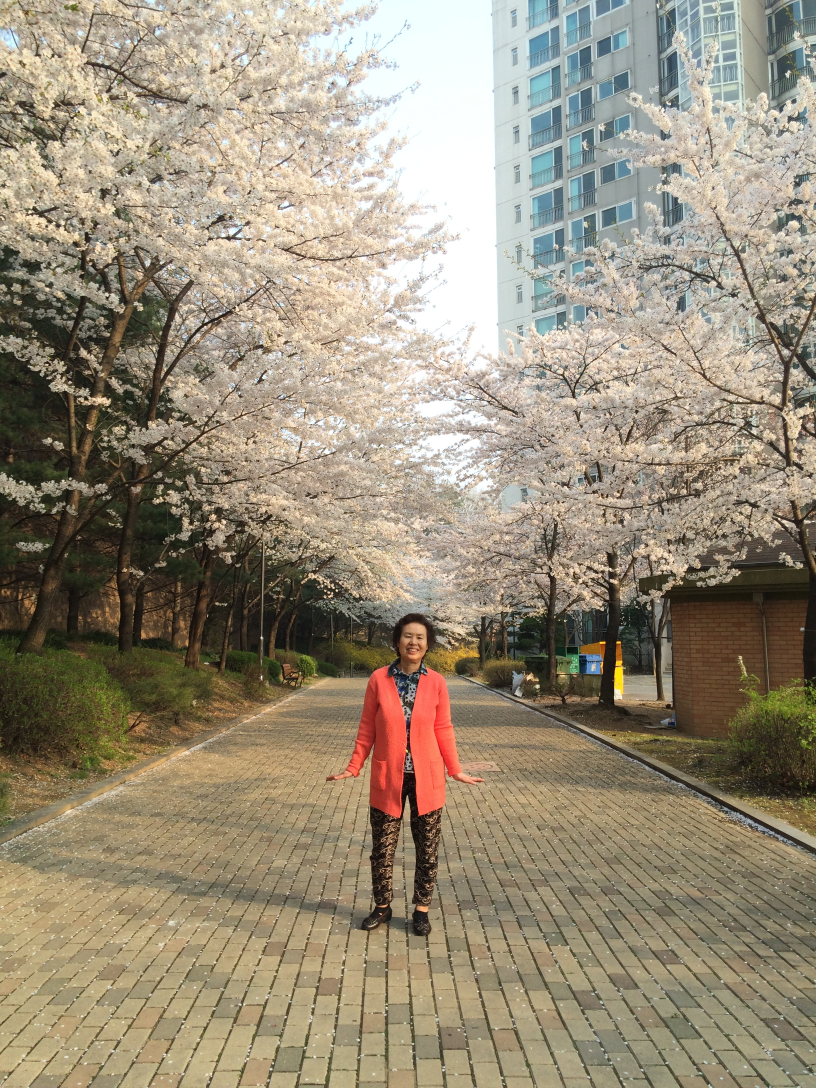
#> input picture Projects/images/grandma.JPG, 2448 x 3264 px, found by its file name (shown at 1/3 size)
$ python img_operation.py
#> lines starting #> are read from the running program, lines starting #| are printed output that depends on the picture; after the words box and inside, x2 and y2 are one past the last pixel; in counts of white or black regions, pixels touching at a corner belong together
import numpy as np
import cv2

oriimg = cv2.imread('/home/kaeun/Projects/grandma.JPG', cv2.IMREAD_COLOR)
#> oriimg is the input picture: shape (3264, 2448, 3); mean B, G, R 122.4, 142.5, 153.3
img = cv2.resize(oriimg, None, fx=0.2, fy=0.2)
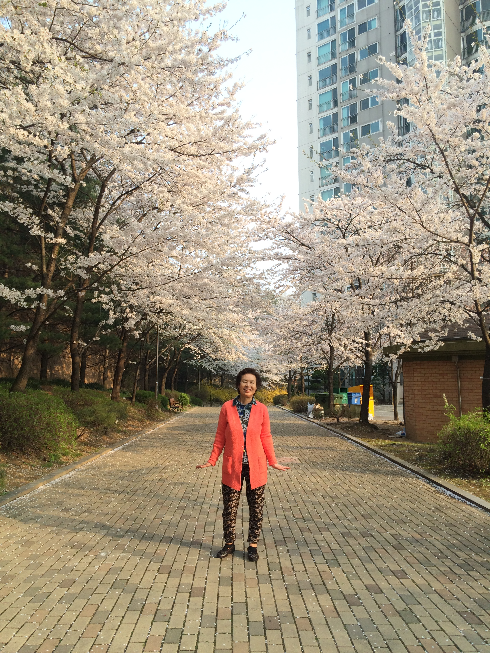
#> img: shape (653, 490, 3); mean B, G, R 122.4, 142.5, 153.2

#modify pixel
img[55,55] = [255, 255, 255]
#> img: shape (653, 490, 3); under 0.01% of pixels changed, all inside (x1, y1, x2, y2) = (55, 55, 56, 56)

#how to reference specific pixel
px = img[55, 55]
#> px = [255, 255, 255]
#will return a color value of that pixel

# print(px)

#ROI: Region of Image (subimage)

roi = img[100:150, 100:150] = [255, 255, 255]
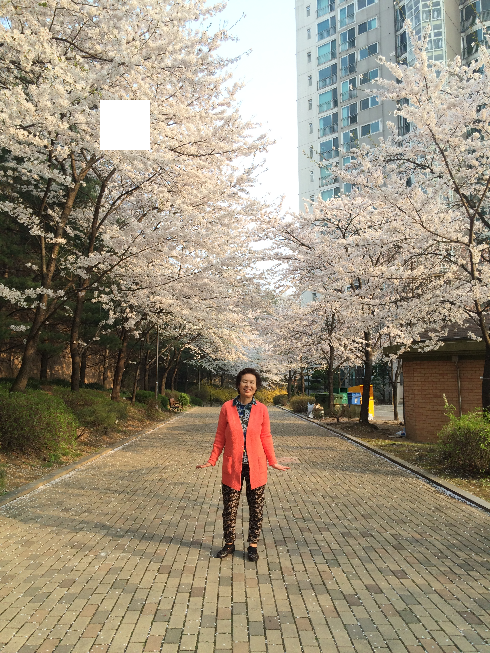
#> img: shape (653, 490, 3); mean B, G, R 123.1, 143.1, 153.7

grandma_face = img[350:560, 200:280]
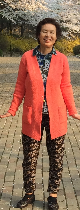
#> grandma_face: shape (210, 80, 3); mean B, G, R 84.4, 106.1, 149.5
img[0:210, 0:80] = grandma_face

img[200:410, 400:480] = grandma_face
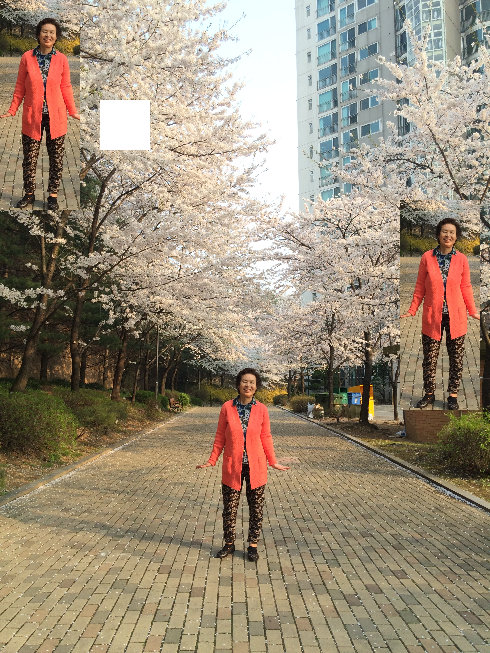
#> img: shape (653, 490, 3); mean B, G, R 120.4, 140.5, 154.4
#must be the same size

cv2.imshow('image', img)
cv2.waitKey(0)
cv2.destroyAllWindows()
